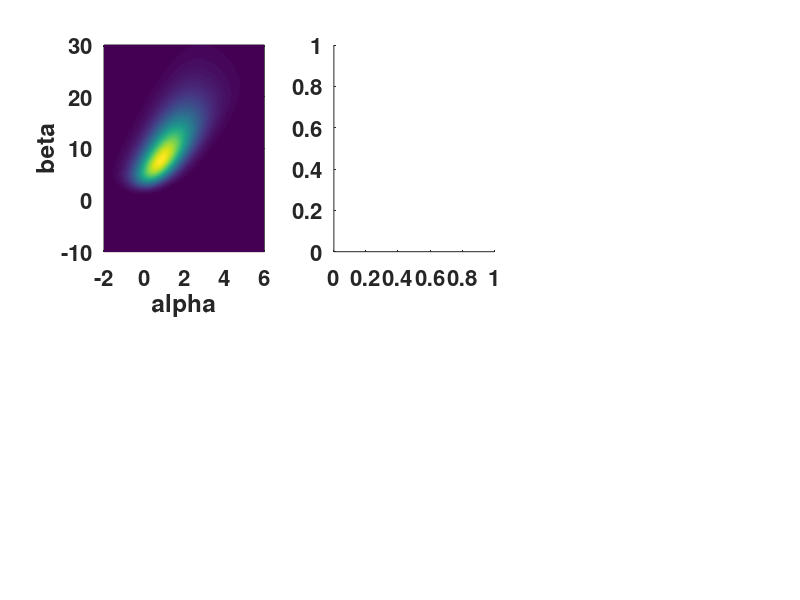

Write the MATLAB code that produced this figure. (Note: this script raises an error after producing the figure.)
% Aki Vehtari <Aki.Vehtari@hut.fi>

% Bioassay data, (book page .89)
x=[-.86 -.30 -.05 .73]';
n=[5 5 5 5]';
y=[0 1 3 5]';

clf
% default settings for the figure
set(gcf,'DefaultAxesFontSize',16,'DefaultAxesFontWeight','bold')
set(gcf,'DefaultLineLineWidth',2)
set(gcf,'Position',[200 60 820 640]);

% compute the posterior density in grid
%  - usually this kind of computatios should be computed in logarithms!
%  - with alternative prior, check that range and spacing of A and B
%    are sensible
A=linspace(-4,8,200);
B=linspace(-10,40,200);
% for all combinations of A_i, B_j, i=1,...,200, j=1,...,200
for i=1:200
  a=A(i);
  for j=1:200
    b=B(j);
    p(j,i)=prod((1./(exp(-(a+b.*x))+1)).^y.*(1-1./(exp(-(a+b.*x))+1)).^(n-y));
  end
end

% plot the distribution in color
subplot(2,3,1)
pcolor(A,B,p);
shading interp
set(gcf,'renderer','painters')
axis([-2 6 -10 30])
xlabel('alpha')
ylabel('beta')

% plot samples from the distribution
subplot(2,3,2)
r=catrand(p,1000,1);
% r has indeces to a matrix (grid) length(A)xlength(B)
% transform these to row and column indeces which can be used
% index vectors A and B
[I,J]=ind2sub(size(p),r);
a=A(J);b=B(I);
% compute grid spacing
ad=A(2)-A(1);bd=B(2)-B(1);
% add random jitter (see Gelman et al p. 92)
plot(a+rand(size(a))*ad-ad/2,b+rand(size(b))*bd-bd/2,'.')
axis([-2 6 -10 30])
xlabel('alpha')
ylabel('beta')
% beta describes how much increase in log dose has effect
% if beta were negative chemical would have healing properties!
% since none of the posterior sampes has negative beta,
% probability of negative beta is approximate to be less than 1/1000
% and correspondingly p(beta>0)>0.999
text(0,-7,'p(beta>0)>0.999','FontSize',14,'FontWeight','bold');

% plot histogram of LD50
subplot(2,3,3)
hist(-a./b,[-1:0.04:1])
set(gca,'YTick',[],'XTick',[-0.8:0.4:0.8],'XLim',[-0.8 0.8])
xlabel('LD50 = -alpha/beta')
drawnow


w0=[0 0];
% Compute gradients and Hessian analytically, and use Newton's
% method for optimisation
% You may use optimisation routines below for checking your results
% Uncomment desired lines
% For example, currently uncommented line provides, numerical approximation
% for the mode and Hessian, which you can compare to your results
% - no gradients provided (can't use LargeSacle)
opt=optimset('LargeScale','off');
% - if gradients are provided use following
%opt=optimset('GradObj','on');
% - if gradients and Hessian provided use following
%opt=optimset('GradObj','on','Hessian','on');
% - if gradients are provided and you want to check your gradients use following
%   (DerivativeCheck is not allowed with LargeScale)
%opt=optimset(opt,'LargeScale','off','DerivativeCheck','on');
% - optimize and get also Hessian H evaluated at optimum
[w,fval,exitflag,output,g,H]=fminunc(@bioassayfun,w0,opt,x,y,n);
% If using LargeScale without Hessian given, Hessian computed is sparse
if issparse(H)
  H=full(H);
end
S=inv(H);

% compute the normal approximation density in grid
% this is just for the illustration
A=linspace(-4,8,200);
B=linspace(-10,40,200);
% for all combinations of A_i, B_j, i=1,...,200, j=1,...,200
for i=1:200
  a=A(i);
  for j=1:200
    b=B(j);
    p(j,i)=exp(mnorm_lpdf([a b],w,S));
  end
end

% plot the distribution in color
subplot(2,3,4)
pcolor(A,B,p);
shading interp
set(gcf,'renderer','painters')
axis([-2 6 -10 30])
xlabel('alpha')
ylabel('beta')

% plot samples from the distribution
subplot(2,3,5)
r=mvnrnd(w,S,1000);
a=r(:,1);b=r(:,2);
plot(a,b,'.')
axis([-2 6 -10 30])
xlabel('alpha')
ylabel('beta')
% Normal approximation does not take into account that posteriori
% is not symmetric and that there is very low denisty for negative
% beta values. Based on samples from the normal approximation
% is is estimated that there is about 6% probability that beta is negative!
text(0,-7,sprintf('p(beta>0)=%.2f',mean(b>0)),'FontSize',14,'FontWeight','bold');

% plot histogram of LD50
subplot(2,3,6)
% Since we have strong prior belief that beta should not be negative we can
% improve our normal approximation by conditioning on beta>0
% logical vector for beta>0
bpi=b>0;
hist(-a(bpi)./b(bpi),[-1:0.04:1])
set(gca,'YTick',[],'XTick',[-0.8:0.4:0.8],'XLim',[-0.8 0.8])
xlabel(['LD50 = -alpha/beta';'            beta>0'])

